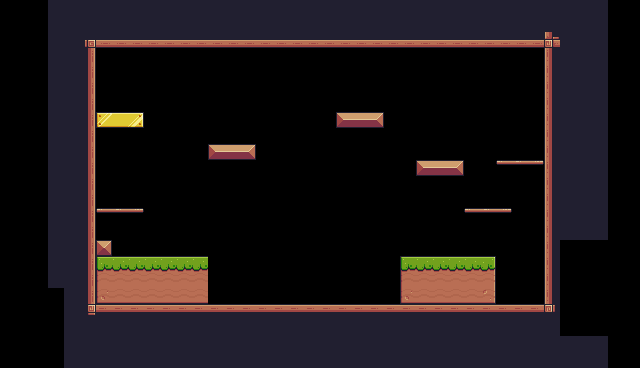

Tiled map render using the project's own tile images. Description and the whole map definition, tile-layer contents included, below:
An orthogonal 40x23 tile map with 16x16 px tiles, 1 tile layer (Tile Layer 1).

<map version="1.10" tiledversion="1.11.0" orientation="orthogonal" renderorder="right-down" width="40" height="23" tilewidth="16" tileheight="16" infinite="0" nextlayerid="3" nextobjectid="63">
 <tileset firstgid="1" source="Pixel Adventure.tsx" />
 <layer id="1" name="Tile Layer 1" width="40" height="23">
  <data encoding="csv">
0,0,0,112,112,24,24,24,24,24,24,24,24,24,24,24,24,24,24,24,24,24,24,24,24,24,24,24,24,24,24,24,24,24,24,112,112,112,0,0,
0,0,0,112,112,24,24,24,24,24,24,24,24,24,24,24,24,24,24,24,24,24,24,24,24,24,24,24,24,24,24,24,24,24,24,112,112,112,0,0,
0,0,0,112,112,92,134,134,134,134,134,134,134,134,134,134,134,134,134,134,134,134,134,134,134,134,134,134,134,134,134,134,134,134,133,112,112,112,0,0,
0,0,0,112,112,113,0,0,0,0,0,0,0,0,0,0,0,0,0,0,0,0,0,0,0,0,0,0,0,0,0,0,0,0,111,112,112,112,0,0,
0,0,0,112,112,113,0,0,0,0,0,0,0,0,0,0,0,0,0,0,0,0,0,0,0,0,0,0,0,0,0,0,0,0,111,112,112,112,0,0,
0,0,0,112,112,113,0,0,0,0,0,0,0,0,0,0,0,0,0,0,0,0,0,0,0,0,0,0,0,0,0,0,0,0,111,112,112,112,0,0,
0,0,0,112,112,113,0,0,0,0,0,0,0,0,0,0,0,0,0,0,0,0,0,0,0,0,0,0,0,0,0,0,0,0,111,112,112,112,0,0,
0,0,0,112,112,113,194,195,196,0,0,0,0,0,0,0,0,0,0,0,0,13,14,15,0,0,0,0,0,0,0,0,0,0,111,112,112,112,0,0,
0,0,0,112,112,113,0,0,0,0,0,0,0,0,0,0,0,0,0,0,0,0,0,0,0,0,0,0,0,0,0,0,0,0,111,112,112,112,0,0,
0,0,0,112,112,113,0,0,0,0,0,0,0,13,14,15,0,0,0,0,0,0,0,0,0,0,0,0,0,0,0,0,0,0,111,112,112,112,0,0,
0,0,0,112,112,113,0,0,0,0,0,0,0,0,0,0,0,0,0,0,0,0,0,0,0,0,13,14,15,0,0,40,41,42,111,112,112,112,0,0,
0,0,0,112,112,113,0,0,0,0,0,0,0,0,0,0,0,0,0,0,0,0,0,0,0,0,0,0,0,0,0,0,0,0,111,112,112,112,0,0,
0,0,0,112,112,113,0,0,0,0,0,0,0,0,0,0,0,0,0,0,0,0,0,0,0,0,0,0,0,0,0,0,0,0,111,112,112,112,0,0,
0,0,0,112,112,113,40,41,42,0,0,0,0,0,0,0,0,0,0,0,0,0,0,0,0,0,0,0,0,40,41,42,0,0,111,112,112,112,0,0,
0,0,0,112,112,113,0,0,0,0,0,0,0,0,0,0,0,0,0,0,0,0,0,0,0,0,0,0,0,0,0,0,0,0,111,112,112,112,0,0,
0,0,0,112,112,113,35,0,0,0,0,0,0,0,0,0,0,0,0,0,0,0,0,0,0,0,0,0,0,0,0,0,0,0,111,0,0,0,0,0,
0,0,0,112,112,113,7,8,8,8,8,8,8,0,0,0,0,0,0,0,0,0,0,0,0,7,8,8,8,8,9,0,0,0,111,0,0,0,0,0,
0,0,0,112,112,113,29,30,30,30,30,30,30,0,0,0,0,0,0,0,0,0,0,0,0,29,30,30,30,30,31,0,0,0,111,0,0,0,0,0,
0,0,0,0,112,113,51,52,52,52,52,52,52,0,0,0,0,0,0,0,0,0,0,0,0,51,52,52,52,52,53,0,0,0,111,0,0,0,0,0,
0,0,0,0,112,114,90,90,90,90,90,90,90,90,90,90,90,90,90,90,90,90,90,90,90,90,90,90,90,90,90,90,90,90,115,0,0,0,0,0,
0,0,0,0,112,24,24,24,24,24,24,24,24,24,24,24,24,24,24,24,24,24,24,24,24,24,24,24,24,24,24,24,24,24,24,0,0,0,0,0,
0,0,0,0,112,24,24,24,24,24,24,24,24,24,24,24,24,24,24,24,24,24,24,24,24,24,24,24,24,24,24,24,24,24,24,112,112,112,0,0,
0,0,0,0,112,24,24,24,24,24,24,24,24,24,24,24,24,24,24,24,24,24,24,24,24,24,24,24,24,24,24,24,24,24,24,112,112,112,0,0
</data>
 </layer>
 <objectgroup id="2" name="SpawnPoint" />
</map>
